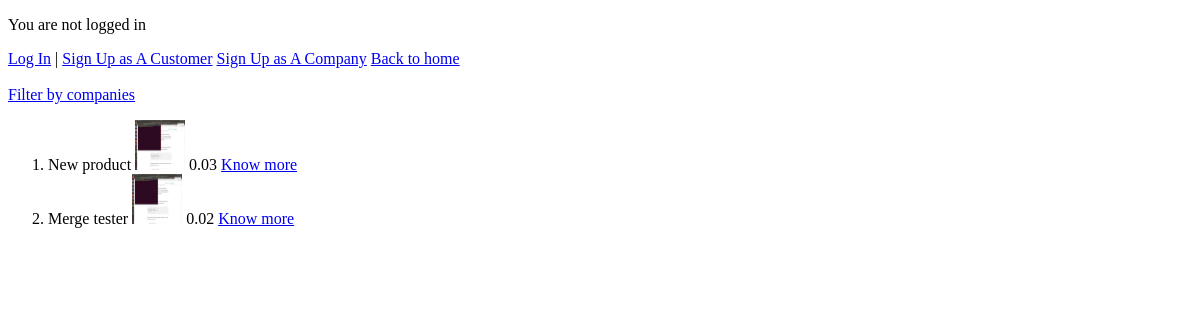
The app's page /users/, older data.
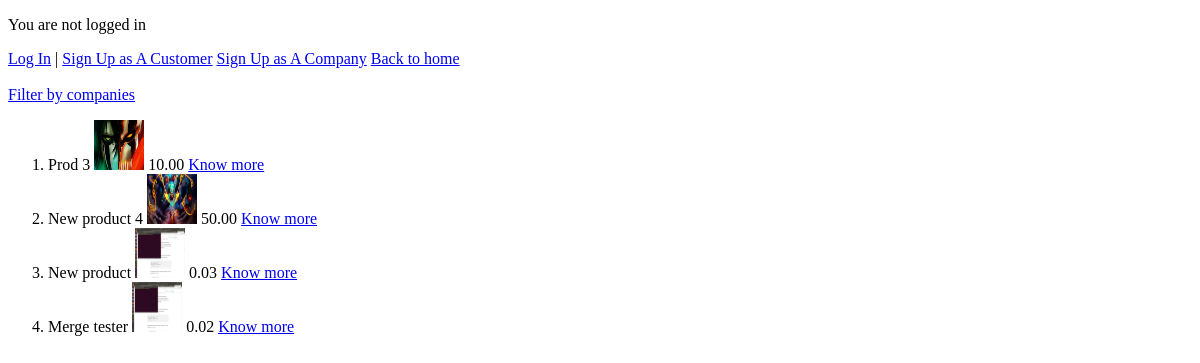
The same page, newer data.
### Users/models.py (models this page shows, shortened)
class Product(models.Model):
    product_id=models.UUIDField(primary_key=True, default=uuid.uuid4)
    title=models.CharField(max_length=30,unique=True)
    descrip=models.TextField(blank=True)
    image=models.ImageField(upload_to='images/')
    cost = models.DecimalField(default=0.00, max_digits=10, decimal_places=2)
    slug=models.SlugField(max_length=30,null=True,unique=True)
    published_date=models.DateTimeField(auto_now_add=True)
    last_edited=models.DateTimeField(auto_now=True)
    readonly_fields=('product_id',)
    ''' Every Cart has a relation to a Product  '''
    ''' Every Product must reference the Company that published it '''
    publisher = models.ForeignKey(settings.AUTH_USER_MODEL, related_name='products', on_delete=models.CASCADE)

### Users/views.py (the view)
# urls.py: path('',home,name='home' ),
def home(request,*args,**kwargs):
    products=Product.objects.order_by('-title')
    return render(request,'product_home.html',{'products' : products })

### templates/product_home.html (shortened to what this page needs)
{% extends '_base.html' %}
{% block content %}
<a href="{% url 'companies' %}">Filter by companies</a>
<ol>
{% for product in products %}
<li>{{ product.title }} <img src="{{ product.image.url }}" height="50px" width="50px"></img> {{ product.cost }}  <a href= "{% url 'product_detail' slug=product.slug %}">Know more </a></li>
{% endfor %}
</ol>
{% endblock %}

### templates/_base.html (shortened to what this page needs)
<!DOCTYPE html>
<html lang="en">
<head>
</head>
<body>
  {% include 'home.html' %}
  {% block content %}
  {% endblock %}
</body>
</html>

### templates/home.html (shortened to what this page needs)
{% if user.is_authenticated %}
  Welcome, {{ user.email }}!
  <p><a href="{% url 'logout' %}">Log Out</a></p>
{% else %}
  <p>You are not logged in</p>
  <a href="{% url 'login' %}">Log In</a> |
  <a href="{% url 'signupcustomer' %}">Sign Up as A Customer</a>
  <a href="{% url 'signupcompany' %}">Sign Up as A Company</a>
{% endif %}
<a href="{% url 'home' %}">Back to home</a>
<br><br>

Row changes from the older to the newer data that the page shows:
added Product: title "Prod 3", image (picture), cost "10.00"
added Product: title "New product 4", image (picture), cost "50.00"
